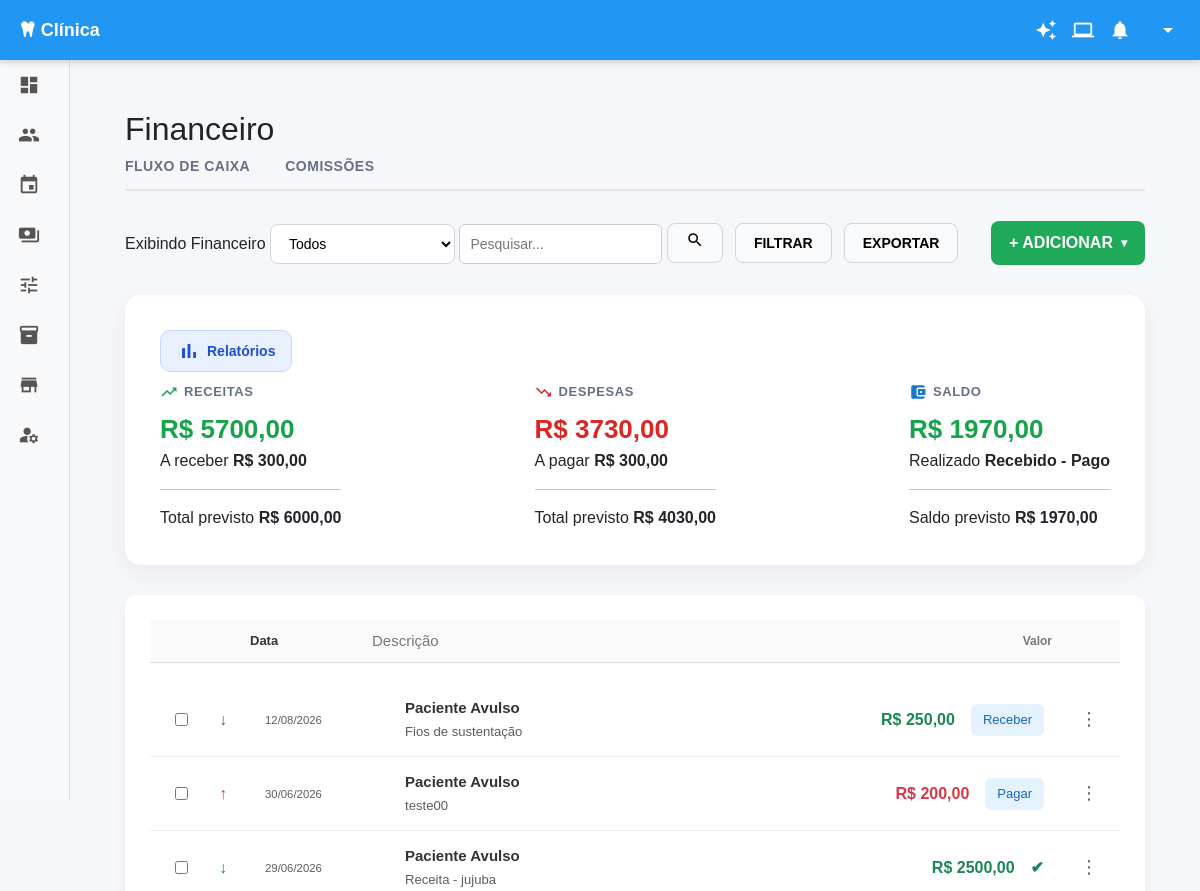
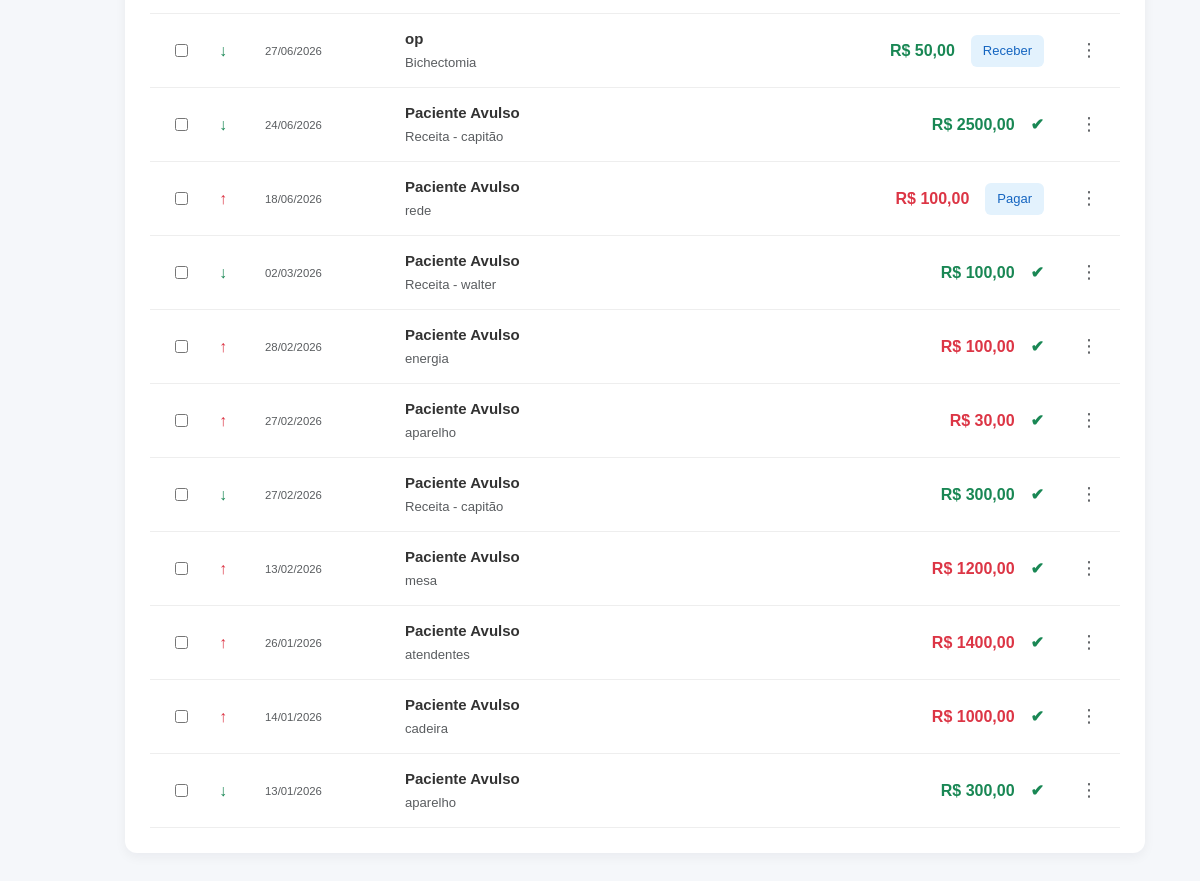
Screenshot of /financeiro/ with the database file from the repository (2 pictures, top to bottom).
### Clinica_Sorriso/models.py (models this page shows, shortened)
class Transacao(models.Model):
    TIPO_CHOICES = (
        ('receita', 'Receita'),
        ('despesa', 'Despesa'),
    )
    STATUS_PAGAMENTO = (
        ('dinheiro', 'Dinheiro'),
        ('credito_maquininha', 'Crédito Maquininha'),
        ('credito', 'Crédito'),
        ('debito_maquininha', 'Débito Maquininha'),
        ('debito', 'Débito'),
        ('pix', 'Pix'),
        ('transferencia', 'Transferência'),
        ('boleto', 'Boleto'),
        ('cheque', 'Cheque'),  # ✅ ADICIONADO
    )
    CAIXA_CHOICES = (
        ('clinica', 'Clínica'),
        ('banco', 'Conta do banco'),
    )
    descricao = models.CharField(max_length=255)
    paciente_nome = models.CharField(max_length=255, null=True, blank=True)
    tipo = models.CharField(
        max_length=10,
        choices=TIPO_CHOICES
    )
    valor = models.DecimalField(
        max_digits=10,
        decimal_places=2
    )
    data = models.DateField()
    data_vencimento = models.DateField(null=True, blank=True)
    pago = models.BooleanField(default=False)
    categoria = models.ForeignKey(
        CategoriaDespesa,
        on_delete=models.PROTECT,
        related_name='transacoes',
        null=True,
        blank=True
    )
    plano = models.ForeignKey(
        "Plano",  # 👈 coloca como string
        on_delete=models.PROTECT,
        null=True,
        blank=True,
        related_name="transacoes"
    )
    meio_pagamento = models.CharField(
        max_length=50,
        choices=STATUS_PAGAMENTO,
        null=True,
        blank=True
    )
    caixa = models.CharField(
        max_length=20,
        choices=CAIXA_CHOICES,
        default='clinica'
    )
    profissional = models.ForeignKey(
        User,
        on_delete=models.SET_NULL,
        null=True,
        blank=True,
        related_name="transacoes_profissional"
    )
    com_recibo = models.BooleanField(default=False)
    observacao = models.TextField(null=True, blank=True)
    criado_em = models.DateTimeField(auto_now_add=True)

### Clinica_Sorriso/views.py (the view, shortened to what this page needs)
# urls.py: path("financeiro/", views.fluxo_caixa, name="financeiro"),
def fluxo_caixa(request):
    hoje = date.today()
    periodo = request.GET.get("periodo")
    busca = request.GET.get("busca")
    tipo = request.GET.getlist("tipo")
    pago = request.GET.get("pago")
    categoria = request.GET.getlist("categoria")
    meio = request.GET.getlist("meio")
    caixa = request.GET.getlist("caixa")
    recibo = request.GET.get("recibo")
    em_atraso = request.GET.get("atraso")
    tipo = [t for t in tipo if t]
    categoria = [c for c in categoria if c and c != "todos"]
    meio = [m for m in meio if m and m != "todos"]
    caixa = [c for c in caixa if c and c != "todos"]
    transacoes = Transacao.objects.select_related("categoria", "plano", "profissional").all()
    if periodo == "hoje":
        transacoes = transacoes.filter(data=hoje)
    elif periodo == "30":
        data_inicio = hoje - timedelta(days=30)
        transacoes = transacoes.filter(data__gte=data_inicio)
    elif periodo == "mes":
        transacoes = transacoes.filter(
            data__year=hoje.year,
            data__month=hoje.month
        )
    if busca:
        transacoes = transacoes.filter(
            Q(descricao__icontains=busca) |
            Q(tipo__icontains=busca) |
            Q(valor__icontains=busca)
        )
    if tipo:
        transacoes = transacoes.filter(tipo__in=tipo)
    if pago in ["0", "1"]:
        transacoes = transacoes.filter(pago=bool(int(pago)))
    if categoria:
        transacoes = transacoes.filter(categoria__id__in=categoria)
    if meio:
        transacoes = transacoes.filter(meio_pagamento__in=meio)
    if caixa:
        transacoes = transacoes.filter(caixa__in=caixa)
    if recibo == "1":
        transacoes = transacoes.filter(com_recibo=True)
    if em_atraso == "1":
        transacoes = transacoes.filter(
            pago=False,
            data_vencimento__lt=hoje
        )
    transacoes = transacoes.order_by("-data", "-criado_em")
    receitas_recebidas = (
        transacoes.filter(tipo="receita", pago=True)
        .aggregate(Sum("valor"))["valor__sum"] or 0
    )
    receitas_pendentes = (
        transacoes.filter(tipo="receita", pago=False)
        .aggregate(Sum("valor"))["valor__sum"] or 0
    )
    total_receitas_previsto = receitas_recebidas + receitas_pendentes
    despesas_pagas = (
        transacoes.filter(tipo="despesa", pago=True)
        .aggregate(Sum("valor"))["valor__sum"] or 0
    )
    despesas_pendentes = (
        transacoes.filter(tipo="despesa", pago=False)
        .aggregate(Sum("valor"))["valor__sum"] or 0
    )
    total_despesas_previsto = despesas_pagas + despesas_pendentes
    saldo = receitas_recebidas - despesas_pagas
    saldo_previsto = (
        total_receitas_previsto -
        total_despesas_previsto
    )
    qtd_receitas = transacoes.filter(tipo="receita").count()
    qtd_despesas = transacoes.filter(tipo="despesa").count()
    qtd_total = transacoes.count()
    categorias = CategoriaDespesa.objects.all().order_by("nome")
    planos = Plano.objects.all().order_by("nome")
    users = User.objects.all().order_by("username")
    context = {
        "transacoes": transacoes,
        "receitas_recebidas": receitas_recebidas,
        "receitas_pendentes": receitas_pendentes,
        "total_receitas_previsto": total_receitas_previsto,
        "despesas_pagas": despesas_pagas,
        "despesas_pendentes": despesas_pendentes,
        "total_despesas_previsto": total_despesas_previsto,
        "saldo": saldo,
        "saldo_previsto": saldo_previsto,
        "qtd_receitas": qtd_receitas,
        "qtd_despesas": qtd_despesas,
        "qtd_total": qtd_total,
        "categorias": categorias,
        "planos": planos,
        "status_pagamento": Transacao.STATUS_PAGAMENTO,
        "users": users,
    }
    for t in transacoes:
        print(
        "ID:",
        t.id,
        "TIPO:",
        t.tipo,
        "PAGO:",
        t.pago
        )
    return render(request, "Clinica_Sorriso/financeiro/fluxo_caixa.html", context)

### Clinica_Sorriso/verificador_de_usuario.py (called while the page is built)
def user_roles(request):
    if request.user.is_authenticated:
        return {
            'is_admin': request.user.groups.filter(name='Administrador').exists(),
            'is_dentista': request.user.groups.filter(name='Dentista').exists(),
            'is_recepcionista': request.user.groups.filter(name='Recepcionista').exists(),
        }
    return {
        'is_admin': False,
        'is_dentista': False,
        'is_recepcionista': False,
    }

### Clinica_Sorriso/templates/Clinica_Sorriso/financeiro/fluxo_caixa.html (shortened to what this page needs)
{% extends "Clinica_Sorriso/financeiro/financeiro_base.html" %}
{% block financeiro_content %}
<div class="fluxo-topo">
    <div class="filtro-esquerda">
        <form method="get">
            <span>Exibindo Financeiro</span>
            <select name="periodo">
                <option value="" {% if not request.GET.periodo %}selected{% endif %}>Todos</option>
            </select>
            <input type="text"
                   name="busca"
                   placeholder="Pesquisar..."
                   value="{{ busca }}"
                   style="padding:6px 10px; border-radius:6px; border:1px solid #ccc;">
            <button type="submit" class="btn-filtro">
                <span class="material-icons" style="font-size:18px;">search</span>
            </button>
        </form>
        <button id="btn-abrir-filtro" class="btn-filtro">
          FILTRAR
        </button>
        <button type="button" id="btnExportar" class="btn-exportar">EXPORTAR</button>
    </div>
    <div class="adicionar-wrapper">
        <button type="button" id="btnAdicionar" class="btn-adicionar"
                onclick="const m = document.getElementById('menuAdicionar'); m.style.display = (m.style.display === 'block') ? 'none' : 'block'; event.stopPropagation();">
            + ADICIONAR
            <span class="seta" style="pointer-events: none;">▾</span>
        </button>
    </div>
</div>
<div class="card-resumo">
    <div class="card-resumo-topo">
        <button class="btn-relatorios">
            <span class="material-icons">bar_chart</span>
            Relatórios
        </button>
    </div>
    <div id="resumo-container">
        {% include "Clinica_Sorriso/financeiro/partials/_resumo.html" %}
    </div>
</div>
<div class="lista-financeiro">
    <div class="lista-topo">
        <div class="col-data">Data</div>
        <div class="col-nome">Descrição</div>
        <div class="col-valor">Valor</div>
    </div>
    <div id="lista-container">
        {% include "Clinica_Sorriso/financeiro/partials/_lista_transacoes.html" %}
    </div>
</div>
</div>
</div>
{% endblock %}

### Clinica_Sorriso/templates/Clinica_Sorriso/financeiro/partials/_lista_transacoes.html (shortened to what this page needs)
{% if transacoes %}
    {% for t in transacoes %}
    <div class="linha-transacao" data-id="{{ t.id }}">
        <div class="col-check">
            <input type="checkbox" class="checkbox-transacao">
        </div>
        <div class="col-tipo">
            {% if t.tipo == 'receita' %}
                <span class="icon receita text-success">↓</span>
            {% else %}
                <span class="icon despesa text-danger">↑</span>
            {% endif %}
        </div>
        <div class="col-conteudo">
            <div class="col-data">
                <span class="valor text-muted small">{{ t.data|date:"d/m/Y" }}</span>
            </div>
            <div class="col-nome">
                <div class="fw-bold" style="color: #333;">{{ t.paciente_nome|default:"Paciente Avulso" }}</div>
                <small class="text-muted">{{ t.descricao }}</small>
            </div>
        </div>
        <div class="col-direita d-flex align-items-center justify-content-end gap-3 flex-grow-1">
            <div class="valor">
                {% if t.tipo == 'receita' %}
                    <span class="receita text-success fw-bold">R$ {{ t.valor|floatformat:2 }}</span>
                {% else %}
                    <span class="despesa text-danger fw-bold">R$ {{ t.valor|floatformat:2 }}</span>
                {% endif %}
            </div>
            <div class="acao">
                {% if t.pago %}
                    <span class="pago text-success fw-bold">✔</span>
                {% else %}
                    {% if t.tipo == 'receita' %}
                        <button class="btn-acao btn-receber btn btn-sm btn-outline-primary"
                                data-bs-toggle="modal" data-bs-target="#modalReceber"
                                data-id="{{ t.id }}" data-valor="{{ t.valor|floatformat:2 }}"
                                data-descricao="{{ t.descricao }}" data-paciente="{{ t.paciente_nome|default:'Paciente' }}"
                                data-data="{{ t.data|date:'d/m/Y' }}">
                            Receber
                        </button>
                    {% else %}
                        <button class="btn-acao btn-pagar-despesa btn btn-sm btn-outline-danger"
                            data-id="{{ t.id }}"
                            data-descricao="{{ t.descricao }}"
                            data-valor="{{ t.valor|floatformat:2 }}"
                            data-data="{{ t.data|date:'Y-m-d' }}"
                            data-categoria="{{ t.categoria.id|default:'' }}"
                            data-caixa="{{ t.caixa }}"
                            data-meio="{{ t.meio_pagamento|default:'' }}"
                            data-obs="{{ t.observacao|default:'' }}"
                            onclick="setTimeout(function(){ const inp = document.getElementById('input-busca-categoria-pagar'); if(inp){ inp.readOnly=false; inp.disabled=false; inp.removeAttribute('readonly'); inp.removeAttribute('disabled'); } }, 150);">
                        Pagar
                    </button>
                    {% endif %}
                {% endif %}
            </div>
        </div>
        <div class="col-acoes ms-2">
            <div class="dropdown">
                <button
                    class="btn-acoes border-0 bg-transparent text-muted"
                    type="button"
                    data-bs-toggle="dropdown">
                    ⋮
                </button>
            </div>
        </div>
    </div>
    {% endfor %}
{% else %}
    <div class="lista-vazia">
        <h3>Nenhuma transação encontrada</h3>
        <p>Não existem registros com os filtros selecionados.</p>
    </div>
{% endif %}

### Clinica_Sorriso/templates/base.html (style rules this page uses)
body { margin: 0; padding: 0; font-family: Arial, sans-serif; background: #f4f9fc; }

### Clinica_Sorriso/templates/Clinica_Sorriso/financeiro/financeiro_base.html (style rules this page uses)
body { background: #f5f7fa; }
.fluxo-topo { display: flex; justify-content: space-between; align-items: center; margin-bottom: 30px; }
.filtro-esquerda { display: flex; align-items: center; gap: 12px; }
.filtro-esquerda select, .filtro-esquerda input { height: 40px; padding: 0 14px; border: 1px solid #d0d5dd; border-radius: 8px; background: #ffffff; font-size: 14px; outline: none; transition: all 0.2s ease; }
.btn-filtro, .btn-exportar { height: 40px; padding: 0 18px; border-radius: 8px; border: 1px solid #d0d5dd; background: #f9fafb; font-weight: 600; font-size: 14px; cursor: pointer; transition: 0.2s ease; }
.btn-adicionar { background-color: #16a34a; color: white; border: none; padding: 10px 20px; border-radius: 10px; display: flex; align-items: center; gap: 6px; font-weight: 600; cursor: pointer; transition: all 0.2s ease; }
.card-resumo { background: #ffffff; border-radius: 16px; padding: 35px; margin-top: 20px; box-shadow: 0 8px 24px rgba(16, 24, 40, 0.06); }
.btn-relatorios { background: #e8f0fe; border: 1px solid #c6dafc; padding: 8px 16px; border-radius: 10px; font-size: 14px; font-weight: 600; color: #1d4ed8; display: flex; align-items: center; gap: 6px; cursor: pointer; transition: all 0.2s ease; }
.lista-financeiro { background: white; border-radius: 12px; padding: 25px; margin-top: 30px; box-shadow: 0 4px 12px rgba(16,24,40,0.05); }
.lista-topo { display: flex; font-weight: 600; color: #667085; padding-bottom: 12px; border-bottom: 1px solid #eee; margin-bottom: 20px; }
.col-data { width: 150px; }
.col-nome { flex: 1; }
.col-valor { width: 150px; text-align: right; }
.btn-relatorios { margin-bottom: 10px; }
.btn-adicionar { background: #4CAF50; color: white; border: none; padding: 10px 18px; border-radius: 6px; font-weight: 600; cursor: pointer; display: flex; align-items: center; gap: 8px; }
.btn-adicionar .seta { font-size: 12px; }
.adicionar-wrapper { position: relative; display: inline-block; }
.btn-adicionar { background-color: #1faa59; color: #fff; border: none; padding: 10px 18px; border-radius: 8px; font-weight: 600; cursor: pointer; }
.col-valor { width: 180px; text-align:left; }
.col-acoes { width: 220px; display:flex; justify-content:flex-end; gap:10px; }
.col-acoes { position: relative; display: flex; align-items: center; justify-content: flex-end; gap: 10px; }
.linha-transacao { display: flex; align-items: center; padding: 14px 16px; border-bottom: 1px solid #eee; background: #fff; gap: 12px; }
.col-check { width: 30px; display: flex; justify-content: center; }
.col-tipo { width: 30px; display: flex; justify-content: center; }
.icon { font-size: 16px; font-weight: bold; }
.icon.receita { color: #2e7d32; }
.icon.despesa { color: #c62828; }
.col-direita { display: flex; align-items: center; gap: 15px; }
.valor .receita { color: #2e7d32; font-weight: 600; }
.valor .despesa { color: #c62828; font-weight: 600; }
.btn-acao { background: #e3f2fd; color: #1565c0; border: none; padding: 6px 12px; border-radius: 6px; cursor: pointer; font-size: 13px; }
.pago { color: #2e7d32; font-weight: bold; }
.col-acoes { width: 40px; display: flex; justify-content: flex-end; }
.btn-acoes { background: none; border: none; font-size: 18px; cursor: pointer; }
.col-conteudo { flex: 1; display: flex; align-items: center; gap: 30px; margin-left: 15px; }
.col-data { width: 110px; font-size: 13px; color: #333; }
.col-nome { flex: 1; font-size: 15px; font-weight: 500; }
.lista-topo { display: flex; align-items: center; padding: 10px 16px; font-size: 12px; font-weight: 600; color: #777; border-bottom: 1px solid #ddd; background: #fafafa; gap: 12px; }
.lista-topo .col-data { width: 110px; }
.lista-topo .col-nome { flex: 1; }
.lista-topo .col-valor { min-width: 180px; text-align: right; }

### rows the page displays
Transacao: data "12/08/2026", paciente_nome "Paciente Avulso", descricao "Fios de sustentação", valor "250,00"
Transacao: data "30/06/2026", paciente_nome "Paciente Avulso", descricao "teste00", valor "200,00"
Transacao: data "29/06/2026", paciente_nome "Paciente Avulso", descricao "Receita - jujuba", valor "2500,00"
Transacao: data "27/06/2026", paciente_nome "op", descricao "Bichectomia", valor "50,00"
Transacao: data "24/06/2026", paciente_nome "Paciente Avulso", descricao "Receita - capitão", valor "2500,00"
Transacao: data "18/06/2026", paciente_nome "Paciente Avulso", descricao "rede", valor "100,00"
Transacao: data "02/03/2026", paciente_nome "Paciente Avulso", descricao "Receita - walter", valor "100,00"
Transacao: data "28/02/2026", paciente_nome "Paciente Avulso", descricao "energia", valor "100,00"
Transacao: data "27/02/2026", paciente_nome "Paciente Avulso", descricao "aparelho", valor "30,00"
Transacao: data "27/02/2026", paciente_nome "Paciente Avulso", descricao "Receita - capitão", valor "300,00"
Transacao: data "13/02/2026", paciente_nome "Paciente Avulso", descricao "mesa", valor "1200,00"
Transacao: data "26/01/2026", paciente_nome "Paciente Avulso", descricao "atendentes", valor "1400,00"
Transacao: data "14/01/2026", paciente_nome "Paciente Avulso", descricao "cadeira", valor "1000,00"
Transacao: data "13/01/2026", paciente_nome "Paciente Avulso", descricao "aparelho", valor "300,00"

### other values shown
{{ receitas_recebidas|floatformat:2 }} "5700,00"
{{ receitas_pendentes|floatformat:2 }} "300,00"
{{ total_receitas_previsto|floatformat:2 }} "6000,00"
{{ despesas_pagas|floatformat:2 }} "3730,00"
{{ despesas_pendentes|floatformat:2 }} "300,00"
{{ total_despesas_previsto|floatformat:2 }} "4030,00"
{{ saldo|floatformat:2 }} "1970,00"
{{ saldo_previsto|floatformat:2 }} "1970,00"
